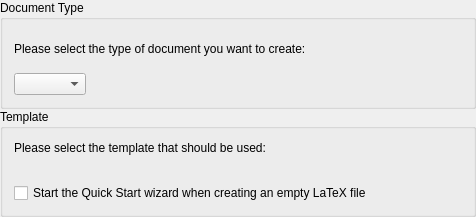
<?xml version="1.0" encoding="UTF-8"?>
<ui version="4.0">
 <class>NewDocumentWidget</class>
 <widget class="QWidget" name="NewDocumentWidget">
  <property name="geometry">
   <rect>
    <x>0</x>
    <y>0</y>
    <width>476</width>
    <height>217</height>
   </rect>
  </property>
  <layout class="QVBoxLayout">
   <property name="spacing">
    <number>0</number>
   </property>
   <property name="leftMargin">
    <number>0</number>
   </property>
   <property name="topMargin">
    <number>0</number>
   </property>
   <property name="rightMargin">
    <number>0</number>
   </property>
   <property name="bottomMargin">
    <number>0</number>
   </property>
   <item>
    <widget class="QGroupBox" name="groupBox2">
     <property name="title">
      <string>Document Type</string>
     </property>
     <layout class="QVBoxLayout">
      <item>
       <widget class="QLabel" name="textLabel1">
        <property name="text">
         <string>Please select the type of document you want to create:</string>
        </property>
        <property name="wordWrap">
         <bool>false</bool>
        </property>
       </widget>
      </item>
      <item>
       <layout class="QHBoxLayout">
        <item>
         <widget class="KComboBox" name="documentTypeComboBox"/>
        </item>
        <item>
         <spacer>
          <property name="orientation">
           <enum>Qt::Horizontal</enum>
          </property>
          <property name="sizeType">
           <enum>QSizePolicy::Expanding</enum>
          </property>
          <property name="sizeHint" stdset="0">
           <size>
            <width>20</width>
            <height>20</height>
           </size>
          </property>
         </spacer>
        </item>
       </layout>
      </item>
     </layout>
    </widget>
   </item>
   <item>
    <widget class="QGroupBox" name="groupBox1">
     <property name="title">
      <string>Template</string>
     </property>
     <layout class="QVBoxLayout">
      <item>
       <widget class="QLabel" name="textLabel1_2">
        <property name="text">
         <string>Please select the template that should be used:</string>
        </property>
        <property name="wordWrap">
         <bool>false</bool>
        </property>
       </widget>
      </item>
      <item>
       <widget class="TemplateIconView" name="templateIconView" native="true"/>
      </item>
      <item>
       <widget class="QCheckBox" name="quickStartWizardCheckBox">
        <property name="text">
         <string>Start the Quick Start wizard when creating an empty LaTeX file</string>
        </property>
       </widget>
      </item>
     </layout>
    </widget>
   </item>
  </layout>
 </widget>
 <layoutdefault spacing="6" margin="11"/>
 <customwidgets>
  <customwidget>
   <class>KComboBox</class>
   <extends>QComboBox</extends>
   <header>kcombobox.h</header>
  </customwidget>
  <customwidget>
   <class>TemplateIconView</class>
   <extends>QWidget</extends>
   <header>templates.h</header>
  </customwidget>
 </customwidgets>
 <resources/>
 <connections/>
</ui>
